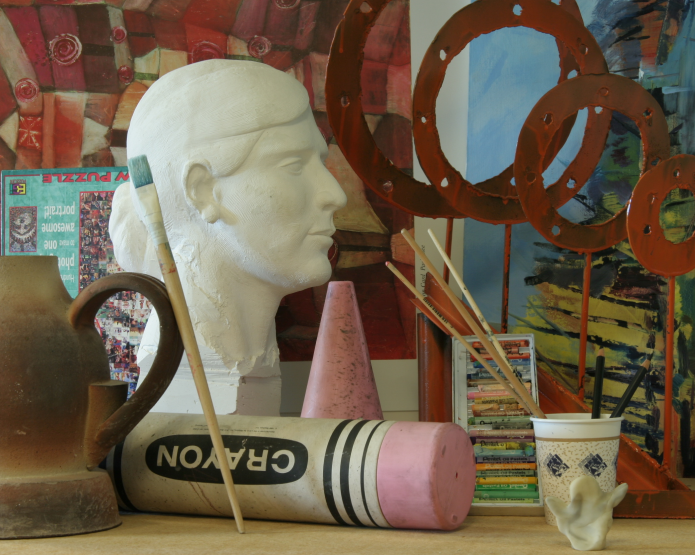
#> input picture LAB/1/Art/view1.png, 1390 x 1110 px (shown at 1/2 size)
$ jupyter execute --allow-errors 3DCV_Stereo_Disparity_Skeleton_en.ipynb
#> lines starting #> are read from the running program, lines starting #| are printed output that depends on the picture; after the words box and inside, x2 and y2 are one past the last pixel; in counts of white or black regions, pixels touching at a corner belong together
# 3D Computer Vision Laboratory — Discovering Stereo Depth (Skeleton)

Today's goal: starting from a pair of stereo photographs, work out how to estimate how far away every point in the scene is.

You are given:
- code to download and load a rectified stereo image pair,
- code that turns a disparity map into a depth map and a 3D visualization.

You are **not** given: a way to compute the disparity map itself. That is today's task, split into two functions for you to design and implement — `compute_block_score` and `compute_disparity_loop` — guided by discussion questions and pseudocode.

> **Rectification reminder.** The two images you'll work with have been *rectified*: for every 3D point, its projections in the left and right image fall on the **same row**. Keep this in mind — it should shape how you search for correspondences.

## 1. Dataset

We use the **Art** scene from the [Middlebury 2005 stereo dataset](https://vision.middlebury.edu/stereo/data/scenes2005/), a standard benchmark for stereo algorithms. The archive contains the rectified left/right image pair (`view1.png`, `view5.png`).

[cell 1]
# If running outside Colab and any package is missing, uncomment:
# !pip install opencv-python numpy matplotlib numba plotly

import os
import urllib.request
import zipfile

DATA_URL = "https://vision.middlebury.edu/stereo/data/scenes2005/FullSize/zip-2views/Art-2views.zip"
ZIP_PATH = "Art-2views.zip"
DATA_DIR = "Art"

if not os.path.isdir(DATA_DIR):
    print("Downloading dataset...")
    urllib.request.urlretrieve(DATA_URL, ZIP_PATH)
    with zipfile.ZipFile(ZIP_PATH, "r") as zf:
        zf.extractall(".")
    print("Done.")
else:
    print("Dataset already present, skipping download.")

## 2. Imports

[cell 2]
import cv2
import numpy as np
import matplotlib.pyplot as plt
from numba import njit  # optional: you can use this later to speed up your functions

## 3. Loading the stereo pair

Load both views, convert them to grayscale, and look at them side by side.

[cell 3]
img_left_color = cv2.imread("Art/view1.png")
#> img_left_color is the input picture: shape (1110, 1390, 3); mean B, G, R 75.9, 95.7, 110.7
img_right_color = cv2.imread("Art/view5.png")
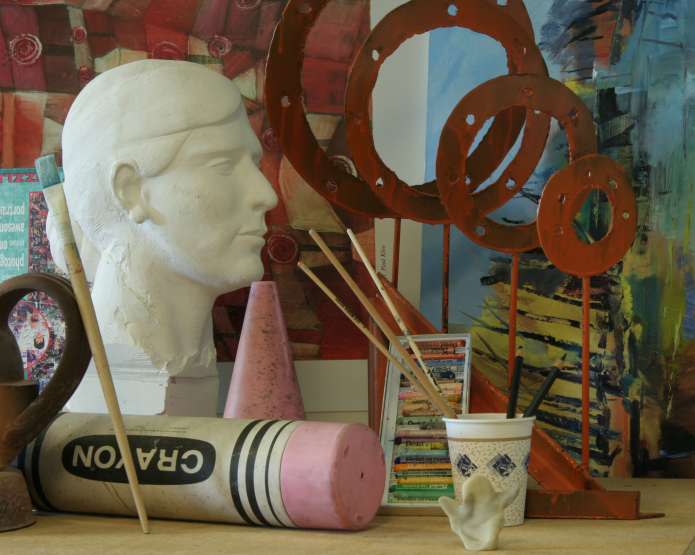
#> input picture LAB/1/Art/view5.png, 1390 x 1110 px (shown at 1/2 size)
#> img_right_color is the input picture: shape (1110, 1390, 3); mean B, G, R 74.2, 93.6, 107

img_left = cv2.cvtColor(img_left_color, cv2.COLOR_BGR2GRAY)
img_right = cv2.cvtColor(img_right_color, cv2.COLOR_BGR2GRAY)

fig, axes = plt.subplots(1, 2, figsize=(12, 6))
axes[0].imshow(img_left, cmap="gray");  axes[0].set_title("Left view");  axes[0].axis("off")
axes[1].imshow(img_right, cmap="gray"); axes[1].set_title("Right view"); axes[1].axis("off")
plt.tight_layout()
plt.show()

**Look closely at the two images.** Some objects appear at a different horizontal position in the left vs. right image.

- Do all objects shift by the same amount?
- What might that shift tell you about how far away an object is?

### Work at a small resolution while developing

Your first implementation will run in plain Python, with no acceleration — looping over every pixel of a full-resolution image would take far too long while you're testing and debugging. Keep `DOWNSCALE` small (e.g. `0.2`–`0.3`) for now. Once your functions work correctly, see "Going further" at the end of this notebook for how to scale up.

[cell 4]
DOWNSCALE = 0.25  # keep this small while developing; see note above

if DOWNSCALE != 1.0:
    new_size = (int(img_left.shape[1] * DOWNSCALE), int(img_left.shape[0] * DOWNSCALE))
#> new_size = (347, 277)
    img_left = cv2.resize(img_left, new_size, interpolation=cv2.INTER_AREA)
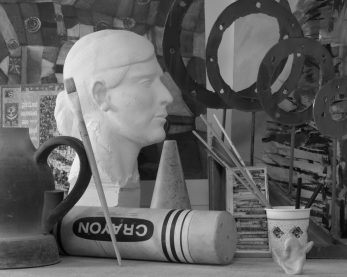
#> img_left: shape (277, 347); min 4, max 238, mean 97.9
    img_right = cv2.resize(img_right, new_size, interpolation=cv2.INTER_AREA)
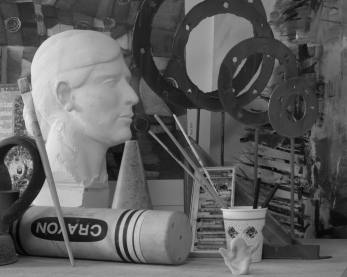
#> img_right: shape (277, 347); min 4, max 234, mean 95.4
    img_left_color = cv2.resize(img_left_color, new_size, interpolation=cv2.INTER_AREA)
#> img_left_color: shape (277, 347, 3)

print("Working resolution:", img_left.shape)
#| Working resolution: (277, 347)

## 4. Task 1 — How similar are two image patches?

The core idea behind block matching: to find where a point from the left image reappears in the right image, compare small patches ("blocks") of pixels around candidate points and measure how similar they are.

**Discuss with your group:**
- Given two same-sized grayscale patches, what is a simple way to turn "how similar are they" into a single number?
- Can you think of more than one reasonable way to do this? What might be the trade-offs?
- Should two identical patches score `0`? Should a *larger* score mean *more* similar, or *less* similar? (Either convention works — just be consistent.)

Implement your idea in `compute_block_score` below. (This is also called a "closeness" or "cost" function.)

#> (a cell that did not finish here is left out)

## 5. Task 2 — Searching for the best match along the row

Now use your scoring function to find, for each pixel in the left image, the best-matching pixel in the right image.

**Discuss with your group:**
- Because the images are rectified, you already know *which row* to search in the right image. Which *columns* are worth checking?
- This dataset's cameras are arranged the standard way (left camera physically to the left of the right camera). Based on that, in which direction — and by how much, at most — would you expect a point to shift between the left and right image?
- Why limit the search to some maximum disparity `max_disparity`, instead of scanning the entire row?
- What should happen for pixels near the border of the image, where a full block doesn't fit?

Implement your plan in `compute_disparity_loop` below (see the pseudocode inside for scaffolding).

[cell 6]
def compute_disparity_loop(img_left, img_right, kernel_size, max_disparity):
    """
    TODO (Task 2): for every pixel of the left image, find the disparity 'd'
    that makes its neighborhood look most like a neighborhood in the right
    image, and store it in a disparity map.

    Pseudocode:
        create disparity_map, same height/width as img_left, filled with 0
        offset = kernel_size // 2   # how far a block extends from its center

        for every (row, col) in img_left, staying 'offset' pixels away from
        every border (so a full block always fits):

            left_block = the kernel_size x kernel_size patch of img_left
                         centered on (row, col)

            best_score = ...   # what should this start as, given your
                                # convention from Task 1?
            best_d = 0

            for every candidate disparity d from 0 up to max_disparity:
                # Where should the matching block be in img_right, given the
                # rectification reminder and the camera arrangement?
                target_col = col ??? d

                if the block around (row, target_col) would fall outside
                the image: stop trying larger d for this pixel

                right_block = the kernel_size x kernel_size patch of
                              img_right centered on (row, target_col)

                score = compute_block_score(left_block, right_block)

                if score is BETTER than best_score:
                    best_score, best_d = score, d

            disparity_map[row, col] = best_d

        return disparity_map
    """
    raise NotImplementedError("Implement compute_disparity_loop")

[cell 7]
def compute_disparity_map(img_left, img_right, kernel_size=7, max_disparity=25):
    """
    Computes a disparity map for a rectified grayscale stereo pair.
    """
    return compute_disparity_loop(img_left, img_right, kernel_size, max_disparity)

## 6. Running your implementation

Once both functions above are implemented, run the following cell. Start with small `kernel_size` / `max_disparity` values and a low `DOWNSCALE` (above) to sanity-check correctness before scaling up — a full run can be slow without acceleration (see "Going further").

[cell 8]
try:
    disp = compute_disparity_map(img_left, img_right, kernel_size=7, max_disparity=50)

    # Optional post-processing: median blur removes isolated mismatches ("salt & pepper" noise)
    disp_filtered = cv2.medianBlur(disp, 5)

    plt.figure(figsize=(8, 6))
    plt.imshow(disp_filtered, cmap="jet")
    plt.colorbar(label="Disparity (pixels)")
    plt.title("Disparity map")
    plt.axis("off")
    plt.show()
except NotImplementedError as e:
    print(f"Not implemented yet ({e}) -- skipping your estimate for now.")
    print("The ground-truth section below stands in for it so the rest of the notebook still runs;")
    print("implement compute_block_score and compute_disparity_loop above, then re-run this cell.")
    disp_filtered = None

### Sanity check: comparing against the ground truth

Once your disparity map runs, it's hard to tell from the picture alone whether it's actually *correct* (beyond obvious noise in occluded/textureless regions). The Middlebury dataset ships a ground-truth disparity map (`disp1.png`) for the left view, so you can compare your estimate against the true answer.

Pixel values in `disp1.png` are not the disparity directly: since true disparities in this scene are large, Middlebury stores `disparity - DMIN` (a plain 8-bit PNG can't hold values above 255) and reserves `0` for "unknown". `DMIN` for this scene is given in `Art/dmin.txt`. We add it back, then rescale by `DOWNSCALE` — exactly like the focal length below — since disparity shrinks/grows proportionally with image size.

If your estimated disparities look nothing like the ground truth's range (e.g. your estimate is pinned near `max_disparity`), that's a sign `max_disparity` is too small to cover this scene's true disparities.

[cell 9]
DMIN = 200  # from Art/dmin.txt

def load_ground_truth_disparity(path, dmin, scale=1.0):
    """
    Loads a Middlebury ground-truth disparity map, decoded to true disparity
    (in pixels) at the given working resolution. Pixel value 0 = unknown.
    """
#> called with path = 'Art/disp1.png', dmin = 200, scale = 0.25
    gt_raw = cv2.imread(path, cv2.IMREAD_UNCHANGED)
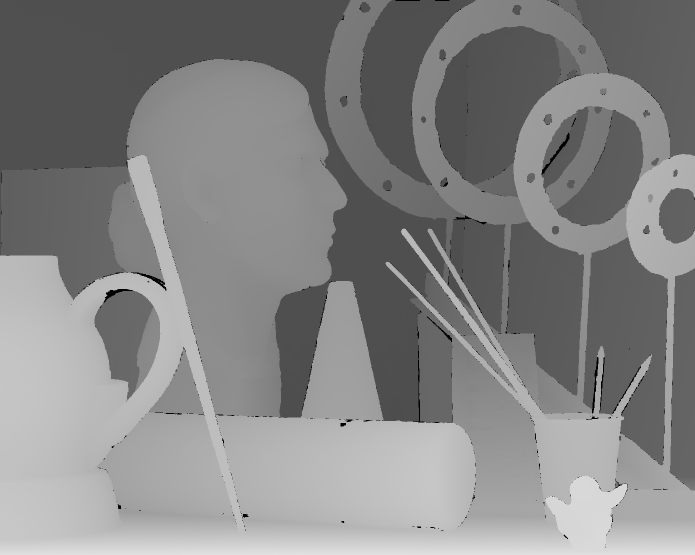
#> input picture LAB/1/Art/disp1.png, 1390 x 1110 px (shown at 1/2 size)
#> gt_raw is the input picture: shape (1110, 1390); min 0, max 225, mean 132.4
    valid = gt_raw > 0
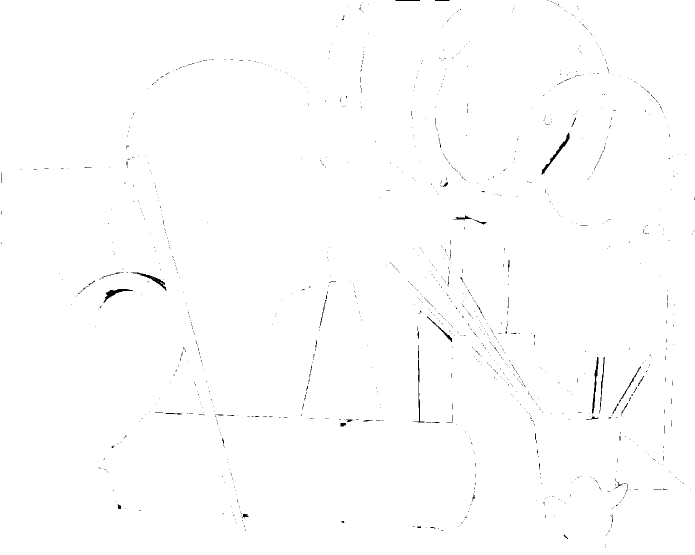
#> valid: shape (1110, 1390) bool (shown at 1/2 size); 99.5% white; 1242 black regions (1198 under 20 px), largest, box (x1, y1, x2, y2) and area: (1083, 265, 1139, 349) 528, (262, 545, 333, 581) 416, (1184, 714, 1197, 827) 408
    gt_disp = np.zeros_like(gt_raw, dtype=np.float32)
    gt_disp[valid] = gt_raw[valid].astype(np.float32) + dmin

    if scale != 1.0:
        new_size = (int(gt_disp.shape[1] * scale), int(gt_disp.shape[0] * scale))
#> new_size = (347, 277)
        gt_disp = cv2.resize(gt_disp, new_size, interpolation=cv2.INTER_NEAREST) * scale
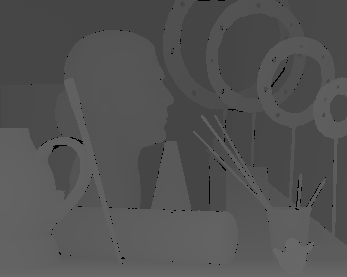
#> gt_disp: shape (277, 347) float32; min 0, max 105.5, mean 82.8

    return gt_disp

disp_gt = load_ground_truth_disparity("Art/disp1.png", dmin=DMIN, scale=DOWNSCALE)

if disp_filtered is not None:
    fig, axes = plt.subplots(1, 2, figsize=(12, 6))
    im0 = axes[0].imshow(disp_filtered, cmap="jet"); axes[0].set_title("Estimated disparity"); axes[0].axis("off")
    fig.colorbar(im0, ax=axes[0], fraction=0.046, label="Disparity (px)")
    im1 = axes[1].imshow(disp_gt, cmap="jet"); axes[1].set_title("Ground-truth disparity"); axes[1].axis("off")
    fig.colorbar(im1, ax=axes[1], fraction=0.046, label="Disparity (px)")
else:
    plt.figure(figsize=(6, 6))
    plt.imshow(disp_gt, cmap="jet")
    plt.colorbar(label="Disparity (px)")
    plt.title("Ground-truth disparity (your estimate isn't implemented yet)")
    plt.axis("off")
plt.tight_layout()
plt.show()
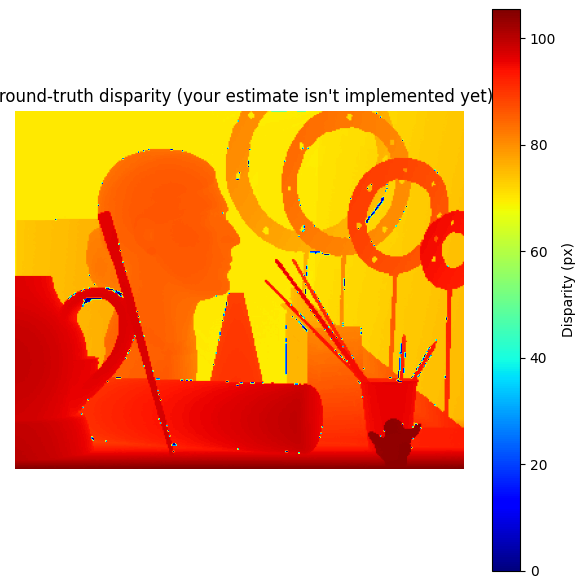
#> figure drawn by matplotlib, 2 panels

# --- Pick which disparity map feeds the depth map and 3D view below ---
if disp_filtered is None:
    disp_filtered = disp_gt   # fall back to ground truth until your implementation is ready
else:
    disp_filtered = disp_filtered   # use your estimated disparity (default)
    # disp_filtered = disp_gt       # uncomment to use the ground truth instead

## 7. From disparity to depth

For a rectified pinhole stereo pair with focal length $f$ (in pixels) and baseline $B$ (distance between camera centers), similar triangles give:

$$
Z = \frac{f \cdot B}{d}
$$

Larger disparity means closer to the camera; $d = 0$ is undefined (a point at infinity) and is treated as invalid.

For the Middlebury *Art* scene (full-size calibration): $f = 3740$ px, $B = 160$ mm. Because we downscaled the images, we rescale $f$ by `DOWNSCALE` to match the working resolution.

[cell 10]
FOCAL_LENGTH_PX = 3740.0  # at full resolution
BASELINE_MM = 160.0

def disparity_to_depth(disp_map, focal_length=FOCAL_LENGTH_PX, baseline=BASELINE_MM):
    """
    Converts a disparity map (pixels) to a depth map (millimeters): Z = f * B / d
    """
#> called with focal_length = 935, baseline = 160
    disp_f = disp_map.astype(np.float32)
    with np.errstate(divide="ignore", invalid="ignore"):
        depth_map = (focal_length * baseline) / disp_f
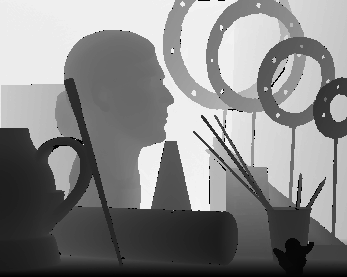
#> depth_map: shape (277, 347) float32; 0.46% of the values are NaN or infinite; the others: min 1418, max 2191.9, mean 1827.8; drawn with min black, max white, NaN and infinite black
    depth_map[disp_f == 0] = 0.0  # undefined depth
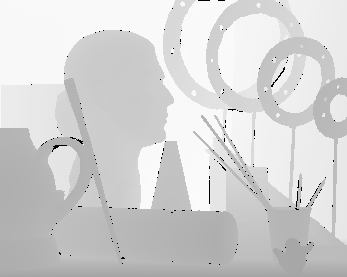
#> depth_map: shape (277, 347) float32; 0.46% of pixels changed, all inside (x1, y1, x2, y2) = (31, 0, 335, 265); drawn with min black and max white
    return depth_map

effective_focal_length = FOCAL_LENGTH_PX * DOWNSCALE
depth_map = disparity_to_depth(disp_filtered, focal_length=effective_focal_length)

## 8. 3D visualization

We project each pixel to $(x, y, Z)$ using its image coordinates and estimated depth, and color it with the original image color, giving a rough 3D point cloud of the scene.

[cell 11]
import plotly.graph_objects as go

def plot_depth_map_3d(depth_map, img_color_bgr, step=4, max_depth_percentile=85):
    """
    Renders a depth map as a colored 3D point cloud.

    Near-zero disparities map to very large Z (Z = f*B/d), so a small number of
    far-away/noisy points can dominate the z-range and flatten the rest of the
    cloud. Points beyond `max_depth_percentile` of the valid depth distribution
    are dropped before plotting; set it to None to disable filtering.
    """
#> called with step = 4, max_depth_percentile = 85
    depth_ds = depth_map[::step, ::step]
    img_ds = cv2.cvtColor(img_color_bgr, cv2.COLOR_BGR2RGB)[::step, ::step, :]
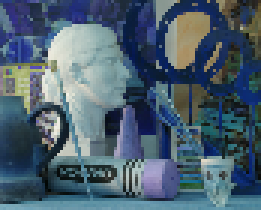
#> img_ds: shape (70, 87, 3) (shown 3 times larger); mean B, G, R 110.9, 95.8, 76

    h, w = depth_ds.shape
#> h = 70; w = 87
    xs, ys = np.meshgrid(np.arange(w), np.arange(h))
    xs, ys, zs = xs.flatten(), ys.flatten(), depth_ds.flatten()
#> xs = 6090 values, max 86 at index 86, min 0 at index 0, mean 43; ys = 6090 values from 0 to 69; zs = 6090 values, max 2160.3 at index 4399, min 0 at index 50, mean 1819.4
    colors = img_ds.reshape(-1, 3)

    valid = zs > 0
    if max_depth_percentile is not None:
        max_depth = np.percentile(zs[valid], max_depth_percentile)
#> max_depth = 2137.1
        valid &= zs <= max_depth
    xs, ys, zs, colors = xs[valid], ys[valid], zs[valid], colors[valid]
#> xs = 5218 values, max 86 at index 33, min 0 at index 0, mean 43.44; ys = 5218 values from 0 to 69; zs = 5218 values, max 2137.1 at index 0, min 1418 at index 5168, mean 1775.5
    color_strings = [f"rgb({r},{g},{b})" for r, g, b in colors]
#> color_strings = 5218 items, first 6: 'rgb(124,62,44)', 'rgb(82,42,21)', 'rgb(85,42,21)', 'rgb(67,34,13)', 'rgb(59,30,12)', 'rgb(61,31,13)'

    fig = go.Figure(data=[go.Scatter3d(
        x=xs, y=ys, z=zs, mode="markers",
        marker=dict(size=2, color=color_strings, opacity=0.8),
    )])
    fig.update_layout(
        title="3D reconstruction from stereo disparity",
        scene=dict(xaxis_title="x (px)", yaxis_title="y (px)", zaxis_title="depth Z (mm)"),
    )
    fig.show()

plot_depth_map_3d(depth_map, img_left_color, step=4)
